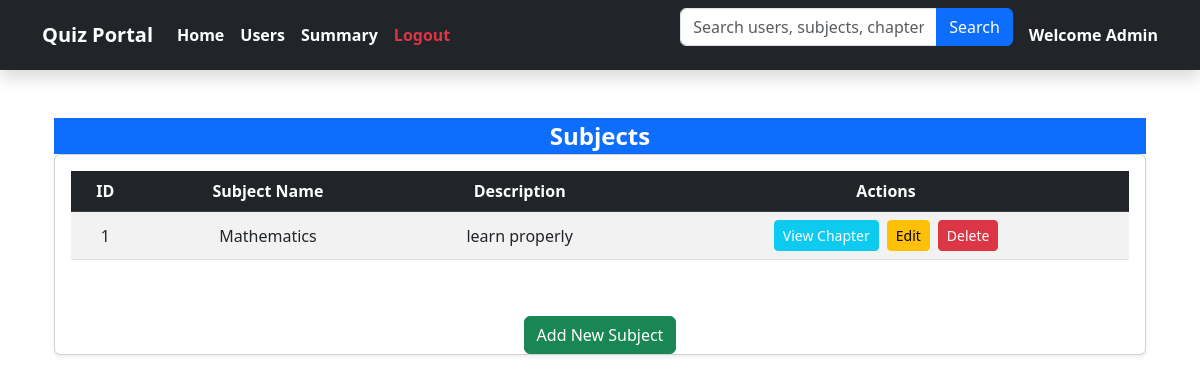
/admin, run on an earlier commit of the app's database.
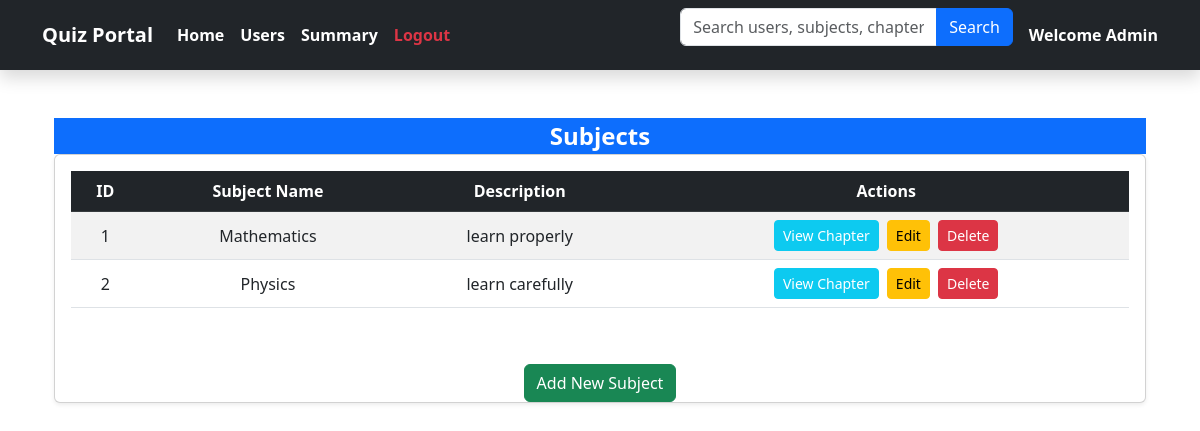
And on a later commit of the database.
### backend/models.py (models this page shows)
class Subject(db.Model):
    __tablename__ = 'subjects'
    id = db.Column(db.Integer, primary_key=True)
    name = db.Column(db.String(100), nullable=False)
    description = db.Column(db.String(255), nullable=True)
    chapters = db.relationship('Chapter', backref='subject', cascade="all, delete", lazy=True)

### app.py (the view)
@app.route('/admin')
def admin_dashboard():
    subjects = Subject.query.all()
    return render_template('admin.html', subjects=subjects)

### templates/admin.html (shortened to what this page needs)
{% extends "navbar.html" %}
{% block content %}
    <div class="container mt-4">
        <div class="card-header bg-primary text-white text-center fs-4 fw-bold">
            Subjects
        </div>
        <div class="card shadow-sm">
            <div class="card-body">
                <table class="table table-striped text-center align-middle">
                    <thead class="table-dark">
                        <tr>
                            <th>ID</th>
                            <th>Subject Name</th>
                            <th>Description</th>
                            <th>Actions</th>
                        </tr>
                    </thead>
                    <tbody>
                        {% for subject in subjects %}
                        <tr>
                            <td>{{ subject.id }}</td>
                            <td>{{ subject.name }}</td>
                            <td>{{ subject.description }}</td>
                            <td>
                                <div class="d-flex justify-content-center gap-2">
                                    <a href="{{ url_for('view_chapters', subject_id=subject.id) }}" class="btn btn-info btn-sm text-white">View Chapter</a>
                                    <a href="{{ url_for('edit_subject', id=subject.id) }}" class="btn btn-warning btn-sm">Edit</a>
                                    <form action="{{ url_for('delete_subject', id=subject.id) }}" method="POST">
                                        <button type="submit" class="btn btn-danger btn-sm">Delete</button>
                                    </form>
                                </div>
                            </td>
                        </tr>
                        {% endfor %}
                    </tbody>
                </table>
            </div>
            <div class="text-center mt-4">
                <a href="{{ url_for('manage_subjects') }}" class="btn btn-success">Add New Subject</a>
            </div>
        </div>
    </div>
{% endblock %}

What changed in the data, as far as the page shows it:
added Subject: id "2", name "Physics", description "learn carefully"
